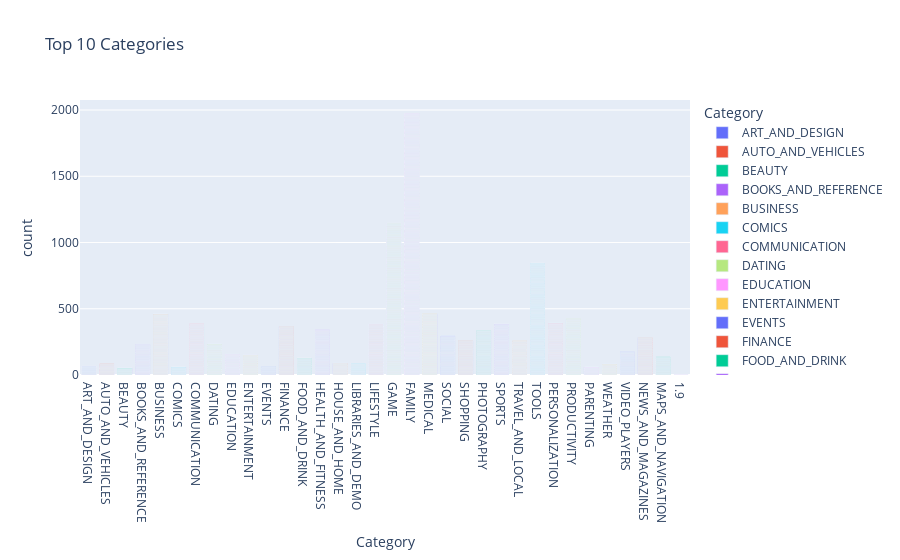

Here is the notebook cell this chart was saved with:
### Code cell
fig

### Figure 1 — Plotly figure (JSON) as saved in the notebook; plotly's stock layout.template omitted (floating-point values rounded to 4 significant figures; data arrays with more than 128 entries replaced by an {"elided": "..."} marker saying what was removed)
{"data": [{"alignmentgroup": "True", "hovertemplate": "Category=%{x}<br>count=%{y}<extra></extra>", "legendgroup": "ART_AND_DESIGN", "marker": {"color": "#636efa", "pattern": {"shape": ""}}, "name": "ART_AND_DESIGN", "offsetgroup": "ART_AND_DESIGN", "orientation": "v", "showlegend": true, "textposition": "auto", "type": "bar", "x": ["ART_AND_DESIGN", "ART_AND_DESIGN", "ART_AND_DESIGN", "ART_AND_DESIGN", "ART_AND_DESIGN", "ART_AND_DESIGN", "ART_AND_DESIGN", "ART_AND_DESIGN", "ART_AND_DESIGN", "ART_AND_DESIGN", "ART_AND_DESIGN", "ART_AND_DESIGN", "ART_AND_DESIGN", "ART_AND_DESIGN", "ART_AND_DESIGN", "ART_AND_DESIGN", "ART_AND_DESIGN", "ART_AND_DESIGN", "ART_AND_DESIGN", "ART_AND_DESIGN", "ART_AND_DESIGN", "ART_AND_DESIGN", "ART_AND_DESIGN", "ART_AND_DESIGN", "ART_AND_DESIGN", "ART_AND_DESIGN", "ART_AND_DESIGN", "ART_AND_DESIGN", "ART_AND_DESIGN", "ART_AND_DESIGN", "ART_AND_DESIGN", "ART_AND_DESIGN", "ART_AND_DESIGN", "ART_AND_DESIGN", "ART_AND_DESIGN", "ART_AND_DESIGN", "ART_AND_DESIGN", "ART_AND_DESIGN", "ART_AND_DESIGN", "ART_AND_DESIGN", "ART_AND_DESIGN", "ART_AND_DESIGN", "ART_AND_DESIGN", "ART_AND_DESIGN", "ART_AND_DESIGN", "ART_AND_DESIGN", "ART_AND_DESIGN", "ART_AND_DESIGN", "ART_AND_DESIGN", "ART_AND_DESIGN", "ART_AND_DESIGN", "ART_AND_DESIGN", "ART_AND_DESIGN", "ART_AND_DESIGN", "ART_AND_DESIGN", "ART_AND_DESIGN", "ART_AND_DESIGN", "ART_AND_DESIGN", "ART_AND_DESIGN", "ART_AND_DESIGN", "ART_AND_DESIGN", "ART_AND_DESIGN", "ART_AND_DESIGN", "ART_AND_DESIGN", "ART_AND_DESIGN"], "xaxis": "x", "y": [1, 1, 1, 1, 1, 1, 1, 1, 1, 1, 1, 1, 1, 1, 1, 1, 1, 1, 1, 1, 1, 1, 1, 1, 1, 1, 1, 1, 1, 1, 1, 1, 1, 1, 1, 1, 1, 1, 1, 1, 1, 1, 1, 1, 1, 1, 1, 1, 1, 1, 1, 1, 1, 1, 1, 1, 1, 1, 1, 1, 1, 1, 1, 1, 1], "yaxis": "y"}, {"alignmentgroup": "True", "hovertemplate": "Category=%{x}<br>count=%{y}<extra></extra>", "legendgroup": "AUTO_AND_VEHICLES", "marker": {"color": "#EF553B", "pattern": {"shape": ""}}, "name": "AUTO_AND_VEHICLES", "offsetgroup": "AUTO_AND_VEHICLES", "orientation": "v", "showlegend": true, "textposition": "auto", "type": "bar", "x": ["AUTO_AND_VEHICLES", "AUTO_AND_VEHICLES", "AUTO_AND_VEHICLES", "AUTO_AND_VEHICLES", "AUTO_AND_VEHICLES", "AUTO_AND_VEHICLES", "AUTO_AND_VEHICLES", "AUTO_AND_VEHICLES", "AUTO_AND_VEHICLES", "AUTO_AND_VEHICLES", "AUTO_AND_VEHICLES", "AUTO_AND_VEHICLES", "AUTO_AND_VEHICLES", "AUTO_AND_VEHICLES", "AUTO_AND_VEHICLES", "AUTO_AND_VEHICLES", "AUTO_AND_VEHICLES", "AUTO_AND_VEHICLES", "AUTO_AND_VEHICLES", "AUTO_AND_VEHICLES", "AUTO_AND_VEHICLES", "AUTO_AND_VEHICLES", "AUTO_AND_VEHICLES", "AUTO_AND_VEHICLES", "AUTO_AND_VEHICLES", "AUTO_AND_VEHICLES", "AUTO_AND_VEHICLES", "AUTO_AND_VEHICLES", "AUTO_AND_VEHICLES", "AUTO_AND_VEHICLES", "AUTO_AND_VEHICLES", "AUTO_AND_VEHICLES", "AUTO_AND_VEHICLES", "AUTO_AND_VEHICLES", "AUTO_AND_VEHICLES", "AUTO_AND_VEHICLES", "AUTO_AND_VEHICLES", "AUTO_AND_VEHICLES", "AUTO_AND_VEHICLES", "AUTO_AND_VEHICLES", "AUTO_AND_VEHICLES", "AUTO_AND_VEHICLES", "AUTO_AND_VEHICLES", "AUTO_AND_VEHICLES", "AUTO_AND_VEHICLES", "AUTO_AND_VEHICLES", "AUTO_AND_VEHICLES", "AUTO_AND_VEHICLES", "AUTO_AND_VEHICLES", "AUTO_AND_VEHICLES", "AUTO_AND_VEHICLES", "AUTO_AND_VEHICLES", "AUTO_AND_VEHICLES", "AUTO_AND_VEHICLES", "AUTO_AND_VEHICLES", "AUTO_AND_VEHICLES", "AUTO_AND_VEHICLES", "AUTO_AND_VEHICLES", "AUTO_AND_VEHICLES", "AUTO_AND_VEHICLES", "AUTO_AND_VEHICLES", "AUTO_AND_VEHICLES", "AUTO_AND_VEHICLES", "AUTO_AND_VEHICLES", "AUTO_AND_VEHICLES", "AUTO_AND_VEHICLES", "AUTO_AND_VEHICLES", "AUTO_AND_VEHICLES", "AUTO_AND_VEHICLES", "AUTO_AND_VEHICLES", "AUTO_AND_VEHICLES", "AUTO_AND_VEHICLES", "AUTO_AND_VEHICLES", "AUTO_AND_VEHICLES", "AUTO_AND_VEHICLES", "AUTO_AND_VEHICLES", "AUTO_AND_VEHICLES", "AUTO_AND_VEHICLES", "AUTO_AND_VEHICLES", "AUTO_AND_VEHICLES", "AUTO_AND_VEHICLES", "AUTO_AND_VEHICLES", "AUTO_AND_VEHICLES", "AUTO_AND_VEHICLES", "AUTO_AND_VEHICLES"], "xaxis": "x", "y": [1, 1, 1, 1, 1, 1, 1, 1, 1, 1, 1, 1, 1, 1, 1, 1, 1, 1, 1, 1, 1, 1, 1, 1, 1, 1, 1, 1, 1, 1, 1, 1, 1, 1, 1, 1, 1, 1, 1, 1, 1, 1, 1, 1, 1, 1, 1, 1, 1, 1, 1, 1, 1, 1, 1, 1, 1, 1, 1, 1, 1, 1, 1, 1, 1, 1, 1, 1, 1, 1, 1, 1, 1, 1, 1, 1, 1, 1, 1, 1, 1, 1, 1, 1, 1], "yaxis": "y"}, {"alignmentgroup": "True", "hovertemplate": "Category=%{x}<br>count=%{y}<extra></extra>", "legendgroup": "BEAUTY", "marker": {"color": "#00cc96", "pattern": {"shape": ""}}, "name": "BEAUTY", "offsetgroup": "BEAUTY", "orientation": "v", "showlegend": true, "textposition": "auto", "type": "bar", "x": ["BEAUTY", "BEAUTY", "BEAUTY", "BEAUTY", "BEAUTY", "BEAUTY", "BEAUTY", "BEAUTY", "BEAUTY", "BEAUTY", "BEAUTY", "BEAUTY", "BEAUTY", "BEAUTY", "BEAUTY", "BEAUTY", "BEAUTY", "BEAUTY", "BEAUTY", "BEAUTY", "BEAUTY", "BEAUTY", "BEAUTY", "BEAUTY", "BEAUTY", "BEAUTY", "BEAUTY", "BEAUTY", "BEAUTY", "BEAUTY", "BEAUTY", "BEAUTY", "BEAUTY", "BEAUTY", "BEAUTY", "BEAUTY", "BEAUTY", "BEAUTY", "BEAUTY", "BEAUTY", "BEAUTY", "BEAUTY", "BEAUTY", "BEAUTY", "BEAUTY", "BEAUTY", "BEAUTY", "BEAUTY", "BEAUTY", "BEAUTY", "BEAUTY", "BEAUTY", "BEAUTY"], "xaxis": "x", "y": [1, 1, 1, 1, 1, 1, 1, 1, 1, 1, 1, 1, 1, 1, 1, 1, 1, 1, 1, 1, 1, 1, 1, 1, 1, 1, 1, 1, 1, 1, 1, 1, 1, 1, 1, 1, 1, 1, 1, 1, 1, 1, 1, 1, 1, 1, 1, 1, 1, 1, 1, 1, 1], "yaxis": "y"}, {"alignmentgroup": "True", "hovertemplate": "Category=%{x}<br>count=%{y}<extra></extra>", "legendgroup": "BOOKS_AND_REFERENCE", "marker": {"color": "#ab63fa", "pattern": {"shape": ""}}, "name": "BOOKS_AND_REFERENCE", "offsetgroup": "BOOKS_AND_REFERENCE", "orientation": "v", "showlegend": true, "textposition": "auto", "type": "bar", "x": {"elided": "231 str values"}, "xaxis": "x", "y": {"elided": "231 int values"}, "yaxis": "y"}, {"alignmentgroup": "True", "hovertemplate": "Category=%{x}<br>count=%{y}<extra></extra>", "legendgroup": "BUSINESS", "marker": {"color": "#FFA15A", "pattern": {"shape": ""}}, "name": "BUSINESS", "offsetgroup": "BUSINESS", "orientation": "v", "showlegend": true, "textposition": "auto", "type": "bar", "x": {"elided": "460 str values"}, "xaxis": "x", "y": {"elided": "460 int values"}, "yaxis": "y"}, {"alignmentgroup": "True", "hovertemplate": "Category=%{x}<br>count=%{y}<extra></extra>", "legendgroup": "COMICS", "marker": {"color": "#19d3f3", "pattern": {"shape": ""}}, "name": "COMICS", "offsetgroup": "COMICS", "orientation": "v", "showlegend": true, "textposition": "auto", "type": "bar", "x": ["COMICS", "COMICS", "COMICS", "COMICS", "COMICS", "COMICS", "COMICS", "COMICS", "COMICS", "COMICS", "COMICS", "COMICS", "COMICS", "COMICS", "COMICS", "COMICS", "COMICS", "COMICS", "COMICS", "COMICS", "COMICS", "COMICS", "COMICS", "COMICS", "COMICS", "COMICS", "COMICS", "COMICS", "COMICS", "COMICS", "COMICS", "COMICS", "COMICS", "COMICS", "COMICS", "COMICS", "COMICS", "COMICS", "COMICS", "COMICS", "COMICS", "COMICS", "COMICS", "COMICS", "COMICS", "COMICS", "COMICS", "COMICS", "COMICS", "COMICS", "COMICS", "COMICS", "COMICS", "COMICS", "COMICS", "COMICS", "COMICS", "COMICS", "COMICS", "COMICS"], "xaxis": "x", "y": [1, 1, 1, 1, 1, 1, 1, 1, 1, 1, 1, 1, 1, 1, 1, 1, 1, 1, 1, 1, 1, 1, 1, 1, 1, 1, 1, 1, 1, 1, 1, 1, 1, 1, 1, 1, 1, 1, 1, 1, 1, 1, 1, 1, 1, 1, 1, 1, 1, 1, 1, 1, 1, 1, 1, 1, 1, 1, 1, 1], "yaxis": "y"}, {"alignmentgroup": "True", "hovertemplate": "Category=%{x}<br>count=%{y}<extra></extra>", "legendgroup": "COMMUNICATION", "marker": {"color": "#FF6692", "pattern": {"shape": ""}}, "name": "COMMUNICATION", "offsetgroup": "COMMUNICATION", "orientation": "v", "showlegend": true, "textposition": "auto", "type": "bar", "x": {"elided": "387 str values"}, "xaxis": "x", "y": {"elided": "387 int values"}, "yaxis": "y"}, {"alignmentgroup": "True", "hovertemplate": "Category=%{x}<br>count=%{y}<extra></extra>", "legendgroup": "DATING", "marker": {"color": "#B6E880", "pattern": {"shape": ""}}, "name": "DATING", "offsetgroup": "DATING", "orientation": "v", "showlegend": true, "textposition": "auto", "type": "bar", "x": {"elided": "234 str values"}, "xaxis": "x", "y": {"elided": "234 int values"}, "yaxis": "y"}, {"alignmentgroup": "True", "hovertemplate": "Category=%{x}<br>count=%{y}<extra></extra>", "legendgroup": "EDUCATION", "marker": {"color": "#FF97FF", "pattern": {"shape": ""}}, "name": "EDUCATION", "offsetgroup": "EDUCATION", "orientation": "v", "showlegend": true, "textposition": "auto", "type": "bar", "x": {"elided": "156 str values"}, "xaxis": "x", "y": {"elided": "156 int values"}, "yaxis": "y"}, {"alignmentgroup": "True", "hovertemplate": "Category=%{x}<br>count=%{y}<extra></extra>", "legendgroup": "ENTERTAINMENT", "marker": {"color": "#FECB52", "pattern": {"shape": ""}}, "name": "ENTERTAINMENT", "offsetgroup": "ENTERTAINMENT", "orientation": "v", "showlegend": true, "textposition": "auto", "type": "bar", "x": {"elided": "149 str values"}, "xaxis": "x", "y": {"elided": "149 int values"}, "yaxis": "y"}, {"alignmentgroup": "True", "hovertemplate": "Category=%{x}<br>count=%{y}<extra></extra>", "legendgroup": "EVENTS", "marker": {"color": "#636efa", "pattern": {"shape": ""}}, "name": "EVENTS", "offsetgroup": "EVENTS", "orientation": "v", "showlegend": true, "textposition": "auto", "type": "bar", "x": ["EVENTS", "EVENTS", "EVENTS", "EVENTS", "EVENTS", "EVENTS", "EVENTS", "EVENTS", "EVENTS", "EVENTS", "EVENTS", "EVENTS", "EVENTS", "EVENTS", "EVENTS", "EVENTS", "EVENTS", "EVENTS", "EVENTS", "EVENTS", "EVENTS", "EVENTS", "EVENTS", "EVENTS", "EVENTS", "EVENTS", "EVENTS", "EVENTS", "EVENTS", "EVENTS", "EVENTS", "EVENTS", "EVENTS", "EVENTS", "EVENTS", "EVENTS", "EVENTS", "EVENTS", "EVENTS", "EVENTS", "EVENTS", "EVENTS", "EVENTS", "EVENTS", "EVENTS", "EVENTS", "EVENTS", "EVENTS", "EVENTS", "EVENTS", "EVENTS", "EVENTS", "EVENTS", "EVENTS", "EVENTS", "EVENTS", "EVENTS", "EVENTS", "EVENTS", "EVENTS", "EVENTS", "EVENTS", "EVENTS", "EVENTS"], "xaxis": "x", "y": [1, 1, 1, 1, 1, 1, 1, 1, 1, 1, 1, 1, 1, 1, 1, 1, 1, 1, 1, 1, 1, 1, 1, 1, 1, 1, 1, 1, 1, 1, 1, 1, 1, 1, 1, 1, 1, 1, 1, 1, 1, 1, 1, 1, 1, 1, 1, 1, 1, 1, 1, 1, 1, 1, 1, 1, 1, 1, 1, 1, 1, 1, 1, 1], "yaxis": "y"}, {"alignmentgroup": "True", "hovertemplate": "Category=%{x}<br>count=%{y}<extra></extra>", "legendgroup": "FINANCE", "marker": {"color": "#EF553B", "pattern": {"shape": ""}}, "name": "FINANCE", "offsetgroup": "FINANCE", "orientation": "v", "showlegend": true, "textposition": "auto", "type": "bar", "x": {"elided": "366 str values"}, "xaxis": "x", "y": {"elided": "366 int values"}, "yaxis": "y"}, {"alignmentgroup": "True", "hovertemplate": "Category=%{x}<br>count=%{y}<extra></extra>", "legendgroup": "FOOD_AND_DRINK", "marker": {"color": "#00cc96", "pattern": {"shape": ""}}, "name": "FOOD_AND_DRINK", "offsetgroup": "FOOD_AND_DRINK", "orientation": "v", "showlegend": true, "textposition": "auto", "type": "bar", "x": ["FOOD_AND_DRINK", "FOOD_AND_DRINK", "FOOD_AND_DRINK", "FOOD_AND_DRINK", "FOOD_AND_DRINK", "FOOD_AND_DRINK", "FOOD_AND_DRINK", "FOOD_AND_DRINK", "FOOD_AND_DRINK", "FOOD_AND_DRINK", "FOOD_AND_DRINK", "FOOD_AND_DRINK", "FOOD_AND_DRINK", "FOOD_AND_DRINK", "FOOD_AND_DRINK", "FOOD_AND_DRINK", "FOOD_AND_DRINK", "FOOD_AND_DRINK", "FOOD_AND_DRINK", "FOOD_AND_DRINK", "FOOD_AND_DRINK", "FOOD_AND_DRINK", "FOOD_AND_DRINK", "FOOD_AND_DRINK", "FOOD_AND_DRINK", "FOOD_AND_DRINK", "FOOD_AND_DRINK", "FOOD_AND_DRINK", "FOOD_AND_DRINK", "FOOD_AND_DRINK", "FOOD_AND_DRINK", "FOOD_AND_DRINK", "FOOD_AND_DRINK", "FOOD_AND_DRINK", "FOOD_AND_DRINK", "FOOD_AND_DRINK", "FOOD_AND_DRINK", "FOOD_AND_DRINK", "FOOD_AND_DRINK", "FOOD_AND_DRINK", "FOOD_AND_DRINK", "FOOD_AND_DRINK", "FOOD_AND_DRINK", "FOOD_AND_DRINK", "FOOD_AND_DRINK", "FOOD_AND_DRINK", "FOOD_AND_DRINK", "FOOD_AND_DRINK", "FOOD_AND_DRINK", "FOOD_AND_DRINK", "FOOD_AND_DRINK", "FOOD_AND_DRINK", "FOOD_AND_DRINK", "FOOD_AND_DRINK", "FOOD_AND_DRINK", "FOOD_AND_DRINK", "FOOD_AND_DRINK", "FOOD_AND_DRINK", "FOOD_AND_DRINK", "FOOD_AND_DRINK", "FOOD_AND_DRINK", "FOOD_AND_DRINK", "FOOD_AND_DRINK", "FOOD_AND_DRINK", "FOOD_AND_DRINK", "FOOD_AND_DRINK", "FOOD_AND_DRINK", "FOOD_AND_DRINK", "FOOD_AND_DRINK", "FOOD_AND_DRINK", "FOOD_AND_DRINK", "FOOD_AND_DRINK", "FOOD_AND_DRINK", "FOOD_AND_DRINK", "FOOD_AND_DRINK", "FOOD_AND_DRINK", "FOOD_AND_DRINK", "FOOD_AND_DRINK", "FOOD_AND_DRINK", "FOOD_AND_DRINK", "FOOD_AND_DRINK", "FOOD_AND_DRINK", "FOOD_AND_DRINK", "FOOD_AND_DRINK", "FOOD_AND_DRINK", "FOOD_AND_DRINK", "FOOD_AND_DRINK", "FOOD_AND_DRINK", "FOOD_AND_DRINK", "FOOD_AND_DRINK", "FOOD_AND_DRINK", "FOOD_AND_DRINK", "FOOD_AND_DRINK", "FOOD_AND_DRINK", "FOOD_AND_DRINK", "FOOD_AND_DRINK", "FOOD_AND_DRINK", "FOOD_AND_DRINK", "FOOD_AND_DRINK", "FOOD_AND_DRINK", "FOOD_AND_DRINK", "FOOD_AND_DRINK", "FOOD_AND_DRINK", "FOOD_AND_DRINK", "FOOD_AND_DRINK", "FOOD_AND_DRINK", "FOOD_AND_DRINK", "FOOD_AND_DRINK", "FOOD_AND_DRINK", "FOOD_AND_DRINK", "FOOD_AND_DRINK", "FOOD_AND_DRINK", "FOOD_AND_DRINK", "FOOD_AND_DRINK", "FOOD_AND_DRINK", "FOOD_AND_DRINK", "FOOD_AND_DRINK", "FOOD_AND_DRINK", "FOOD_AND_DRINK", "FOOD_AND_DRINK", "FOOD_AND_DRINK", "FOOD_AND_DRINK", "FOOD_AND_DRINK", "FOOD_AND_DRINK", "FOOD_AND_DRINK", "FOOD_AND_DRINK", "FOOD_AND_DRINK"], "xaxis": "x", "y": [1, 1, 1, 1, 1, 1, 1, 1, 1, 1, 1, 1, 1, 1, 1, 1, 1, 1, 1, 1, 1, 1, 1, 1, 1, 1, 1, 1, 1, 1, 1, 1, 1, 1, 1, 1, 1, 1, 1, 1, 1, 1, 1, 1, 1, 1, 1, 1, 1, 1, 1, 1, 1, 1, 1, 1, 1, 1, 1, 1, 1, 1, 1, 1, 1, 1, 1, 1, 1, 1, 1, 1, 1, 1, 1, 1, 1, 1, 1, 1, 1, 1, 1, 1, 1, 1, 1, 1, 1, 1, 1, 1, 1, 1, 1, 1, 1, 1, 1, 1, 1, 1, 1, 1, 1, 1, 1, 1, 1, 1, 1, 1, 1, 1, 1, 1, 1, 1, 1, 1, 1, 1, 1, 1, 1, 1, 1], "yaxis": "y"}, {"alignmentgroup": "True", "hovertemplate": "Category=%{x}<br>count=%{y}<extra></extra>", "legendgroup": "HEALTH_AND_FITNESS", "marker": {"color": "#ab63fa", "pattern": {"shape": ""}}, "name": "HEALTH_AND_FITNESS", "offsetgroup": "HEALTH_AND_FITNESS", "orientation": "v", "showlegend": true, "textposition": "auto", "type": "bar", "x": {"elided": "341 str values"}, "xaxis": "x", "y": {"elided": "341 int values"}, "yaxis": "y"}, {"alignmentgroup": "True", "hovertemplate": "Category=%{x}<br>count=%{y}<extra></extra>", "legendgroup": "HOUSE_AND_HOME", "marker": {"color": "#FFA15A", "pattern": {"shape": ""}}, "name": "HOUSE_AND_HOME", "offsetgroup": "HOUSE_AND_HOME", "orientation": "v", "showlegend": true, "textposition": "auto", "type": "bar", "x": ["HOUSE_AND_HOME", "HOUSE_AND_HOME", "HOUSE_AND_HOME", "HOUSE_AND_HOME", "HOUSE_AND_HOME", "HOUSE_AND_HOME", "HOUSE_AND_HOME", "HOUSE_AND_HOME", "HOUSE_AND_HOME", "HOUSE_AND_HOME", "HOUSE_AND_HOME", "HOUSE_AND_HOME", "HOUSE_AND_HOME", "HOUSE_AND_HOME", "HOUSE_AND_HOME", "HOUSE_AND_HOME", "HOUSE_AND_HOME", "HOUSE_AND_HOME", "HOUSE_AND_HOME", "HOUSE_AND_HOME", "HOUSE_AND_HOME", "HOUSE_AND_HOME", "HOUSE_AND_HOME", "HOUSE_AND_HOME", "HOUSE_AND_HOME", "HOUSE_AND_HOME", "HOUSE_AND_HOME", "HOUSE_AND_HOME", "HOUSE_AND_HOME", "HOUSE_AND_HOME", "HOUSE_AND_HOME", "HOUSE_AND_HOME", "HOUSE_AND_HOME", "HOUSE_AND_HOME", "HOUSE_AND_HOME", "HOUSE_AND_HOME", "HOUSE_AND_HOME", "HOUSE_AND_HOME", "HOUSE_AND_HOME", "HOUSE_AND_HOME", "HOUSE_AND_HOME", "HOUSE_AND_HOME", "HOUSE_AND_HOME", "HOUSE_AND_HOME", "HOUSE_AND_HOME", "HOUSE_AND_HOME", "HOUSE_AND_HOME", "HOUSE_AND_HOME", "HOUSE_AND_HOME", "HOUSE_AND_HOME", "HOUSE_AND_HOME", "HOUSE_AND_HOME", "HOUSE_AND_HOME", "HOUSE_AND_HOME", "HOUSE_AND_HOME", "HOUSE_AND_HOME", "HOUSE_AND_HOME", "HOUSE_AND_HOME", "HOUSE_AND_HOME", "HOUSE_AND_HOME", "HOUSE_AND_HOME", "HOUSE_AND_HOME", "HOUSE_AND_HOME", "HOUSE_AND_HOME", "HOUSE_AND_HOME", "HOUSE_AND_HOME", "HOUSE_AND_HOME", "HOUSE_AND_HOME", "HOUSE_AND_HOME", "HOUSE_AND_HOME", "HOUSE_AND_HOME", "HOUSE_AND_HOME", "HOUSE_AND_HOME", "HOUSE_AND_HOME", "HOUSE_AND_HOME", "HOUSE_AND_HOME", "HOUSE_AND_HOME", "HOUSE_AND_HOME", "HOUSE_AND_HOME", "HOUSE_AND_HOME", "HOUSE_AND_HOME", "HOUSE_AND_HOME", "HOUSE_AND_HOME", "HOUSE_AND_HOME", "HOUSE_AND_HOME", "HOUSE_AND_HOME", "HOUSE_AND_HOME", "HOUSE_AND_HOME"], "xaxis": "x", "y": [1, 1, 1, 1, 1, 1, 1, 1, 1, 1, 1, 1, 1, 1, 1, 1, 1, 1, 1, 1, 1, 1, 1, 1, 1, 1, 1, 1, 1, 1, 1, 1, 1, 1, 1, 1, 1, 1, 1, 1, 1, 1, 1, 1, 1, 1, 1, 1, 1, 1, 1, 1, 1, 1, 1, 1, 1, 1, 1, 1, 1, 1, 1, 1, 1, 1, 1, 1, 1, 1, 1, 1, 1, 1, 1, 1, 1, 1, 1, 1, 1, 1, 1, 1, 1, 1, 1, 1], "yaxis": "y"}, {"alignmentgroup": "True", "hovertemplate": "Category=%{x}<br>count=%{y}<extra></extra>", "legendgroup": "LIBRARIES_AND_DEMO", "marker": {"color": "#19d3f3", "pattern": {"shape": ""}}, "name": "LIBRARIES_AND_DEMO", "offsetgroup": "LIBRARIES_AND_DEMO", "orientation": "v", "showlegend": true, "textposition": "auto", "type": "bar", "x": ["LIBRARIES_AND_DEMO", "LIBRARIES_AND_DEMO", "LIBRARIES_AND_DEMO", "LIBRARIES_AND_DEMO", "LIBRARIES_AND_DEMO", "LIBRARIES_AND_DEMO", "LIBRARIES_AND_DEMO", "LIBRARIES_AND_DEMO", "LIBRARIES_AND_DEMO", "LIBRARIES_AND_DEMO", "LIBRARIES_AND_DEMO", "LIBRARIES_AND_DEMO", "LIBRARIES_AND_DEMO", "LIBRARIES_AND_DEMO", "LIBRARIES_AND_DEMO", "LIBRARIES_AND_DEMO", "LIBRARIES_AND_DEMO", "LIBRARIES_AND_DEMO", "LIBRARIES_AND_DEMO", "LIBRARIES_AND_DEMO", "LIBRARIES_AND_DEMO", "LIBRARIES_AND_DEMO", "LIBRARIES_AND_DEMO", "LIBRARIES_AND_DEMO", "LIBRARIES_AND_DEMO", "LIBRARIES_AND_DEMO", "LIBRARIES_AND_DEMO", "LIBRARIES_AND_DEMO", "LIBRARIES_AND_DEMO", "LIBRARIES_AND_DEMO", "LIBRARIES_AND_DEMO", "LIBRARIES_AND_DEMO", "LIBRARIES_AND_DEMO", "LIBRARIES_AND_DEMO", "LIBRARIES_AND_DEMO", "LIBRARIES_AND_DEMO", "LIBRARIES_AND_DEMO", "LIBRARIES_AND_DEMO", "LIBRARIES_AND_DEMO", "LIBRARIES_AND_DEMO", "LIBRARIES_AND_DEMO", "LIBRARIES_AND_DEMO", "LIBRARIES_AND_DEMO", "LIBRARIES_AND_DEMO", "LIBRARIES_AND_DEMO", "LIBRARIES_AND_DEMO", "LIBRARIES_AND_DEMO", "LIBRARIES_AND_DEMO", "LIBRARIES_AND_DEMO", "LIBRARIES_AND_DEMO", "LIBRARIES_AND_DEMO", "LIBRARIES_AND_DEMO", "LIBRARIES_AND_DEMO", "LIBRARIES_AND_DEMO", "LIBRARIES_AND_DEMO", "LIBRARIES_AND_DEMO", "LIBRARIES_AND_DEMO", "LIBRARIES_AND_DEMO", "LIBRARIES_AND_DEMO", "LIBRARIES_AND_DEMO", "LIBRARIES_AND_DEMO", "LIBRARIES_AND_DEMO", "LIBRARIES_AND_DEMO", "LIBRARIES_AND_DEMO", "LIBRARIES_AND_DEMO", "LIBRARIES_AND_DEMO", "LIBRARIES_AND_DEMO", "LIBRARIES_AND_DEMO", "LIBRARIES_AND_DEMO", "LIBRARIES_AND_DEMO", "LIBRARIES_AND_DEMO", "LIBRARIES_AND_DEMO", "LIBRARIES_AND_DEMO", "LIBRARIES_AND_DEMO", "LIBRARIES_AND_DEMO", "LIBRARIES_AND_DEMO", "LIBRARIES_AND_DEMO", "LIBRARIES_AND_DEMO", "LIBRARIES_AND_DEMO", "LIBRARIES_AND_DEMO", "LIBRARIES_AND_DEMO", "LIBRARIES_AND_DEMO", "LIBRARIES_AND_DEMO", "LIBRARIES_AND_DEMO", "LIBRARIES_AND_DEMO"], "xaxis": "x", "y": [1, 1, 1, 1, 1, 1, 1, 1, 1, 1, 1, 1, 1, 1, 1, 1, 1, 1, 1, 1, 1, 1, 1, 1, 1, 1, 1, 1, 1, 1, 1, 1, 1, 1, 1, 1, 1, 1, 1, 1, 1, 1, 1, 1, 1, 1, 1, 1, 1, 1, 1, 1, 1, 1, 1, 1, 1, 1, 1, 1, 1, 1, 1, 1, 1, 1, 1, 1, 1, 1, 1, 1, 1, 1, 1, 1, 1, 1, 1, 1, 1, 1, 1, 1, 1], "yaxis": "y"}, {"alignmentgroup": "True", "hovertemplate": "Category=%{x}<br>count=%{y}<extra></extra>", "legendgroup": "LIFESTYLE", "marker": {"color": "#FF6692", "pattern": {"shape": ""}}, "name": "LIFESTYLE", "offsetgroup": "LIFESTYLE", "orientation": "v", "showlegend": true, "textposition": "auto", "type": "bar", "x": {"elided": "382 str values"}, "xaxis": "x", "y": {"elided": "382 int values"}, "yaxis": "y"}, {"alignmentgroup": "True", "hovertemplate": "Category=%{x}<br>count=%{y}<extra></extra>", "legendgroup": "GAME", "marker": {"color": "#B6E880", "pattern": {"shape": ""}}, "name": "GAME", "offsetgroup": "GAME", "orientation": "v", "showlegend": true, "textposition": "auto", "type": "bar", "x": {"elided": "1144 str values"}, "xaxis": "x", "y": {"elided": "1144 int values"}, "yaxis": "y"}, {"alignmentgroup": "True", "hovertemplate": "Category=%{x}<br>count=%{y}<extra></extra>", "legendgroup": "FAMILY", "marker": {"color": "#FF97FF", "pattern": {"shape": ""}}, "name": "FAMILY", "offsetgroup": "FAMILY", "orientation": "v", "showlegend": true, "textposition": "auto", "type": "bar", "x": {"elided": "1972 str values"}, "xaxis": "x", "y": {"elided": "1972 int values"}, "yaxis": "y"}, {"alignmentgroup": "True", "hovertemplate": "Category=%{x}<br>count=%{y}<extra></extra>", "legendgroup": "MEDICAL", "marker": {"color": "#FECB52", "pattern": {"shape": ""}}, "name": "MEDICAL", "offsetgroup": "MEDICAL", "orientation": "v", "showlegend": true, "textposition": "auto", "type": "bar", "x": {"elided": "463 str values"}, "xaxis": "x", "y": {"elided": "463 int values"}, "yaxis": "y"}, {"alignmentgroup": "True", "hovertemplate": "Category=%{x}<br>count=%{y}<extra></extra>", "legendgroup": "SOCIAL", "marker": {"color": "#636efa", "pattern": {"shape": ""}}, "name": "SOCIAL", "offsetgroup": "SOCIAL", "orientation": "v", "showlegend": true, "textposition": "auto", "type": "bar", "x": {"elided": "295 str values"}, "xaxis": "x", "y": {"elided": "295 int values"}, "yaxis": "y"}, {"alignmentgroup": "True", "hovertemplate": "Category=%{x}<br>count=%{y}<extra></extra>", "legendgroup": "SHOPPING", "marker": {"color": "#EF553B", "pattern": {"shape": ""}}, "name": "SHOPPING", "offsetgroup": "SHOPPING", "orientation": "v", "showlegend": true, "textposition": "auto", "type": "bar", "x": {"elided": "260 str values"}, "xaxis": "x", "y": {"elided": "260 int values"}, "yaxis": "y"}, {"alignmentgroup": "True", "hovertemplate": "Category=%{x}<br>count=%{y}<extra></extra>", "legendgroup": "PHOTOGRAPHY", "marker": {"color": "#00cc96", "pattern": {"shape": ""}}, "name": "PHOTOGRAPHY", "offsetgroup": "PHOTOGRAPHY", "orientation": "v", "showlegend": true, "textposition": "auto", "type": "bar", "x": {"elided": "335 str values"}, "xaxis": "x", "y": {"elided": "335 int values"}, "yaxis": "y"}, {"alignmentgroup": "True", "hovertemplate": "Category=%{x}<br>count=%{y}<extra></extra>", "legendgroup": "SPORTS", "marker": {"color": "#ab63fa", "pattern": {"shape": ""}}, "name": "SPORTS", "offsetgroup": "SPORTS", "orientation": "v", "showlegend": true, "textposition": "auto", "type": "bar", "x": {"elided": "384 str values"}, "xaxis": "x", "y": {"elided": "384 int values"}, "yaxis": "y"}, {"alignmentgroup": "True", "hovertemplate": "Category=%{x}<br>count=%{y}<extra></extra>", "legendgroup": "TRAVEL_AND_LOCAL", "marker": {"color": "#FFA15A", "pattern": {"shape": ""}}, "name": "TRAVEL_AND_LOCAL", "offsetgroup": "TRAVEL_AND_LOCAL", "orientation": "v", "showlegend": true, "textposition": "auto", "type": "bar", "x": {"elided": "258 str values"}, "xaxis": "x", "y": {"elided": "258 int values"}, "yaxis": "y"}, {"alignmentgroup": "True", "hovertemplate": "Category=%{x}<br>count=%{y}<extra></extra>", "legendgroup": "TOOLS", "marker": {"color": "#19d3f3", "pattern": {"shape": ""}}, "name": "TOOLS", "offsetgroup": "TOOLS", "orientation": "v", "showlegend": true, "textposition": "auto", "type": "bar", "x": {"elided": "843 str values"}, "xaxis": "x", "y": {"elided": "843 int values"}, "yaxis": "y"}, {"alignmentgroup": "True", "hovertemplate": "Category=%{x}<br>count=%{y}<extra></extra>", "legendgroup": "PERSONALIZATION", "marker": {"color": "#FF6692", "pattern": {"shape": ""}}, "name": "PERSONALIZATION", "offsetgroup": "PERSONALIZATION", "orientation": "v", "showlegend": true, "textposition": "auto", "type": "bar", "x": {"elided": "392 str values"}, "xaxis": "x", "y": {"elided": "392 int values"}, "yaxis": "y"}, {"alignmentgroup": "True", "hovertemplate": "Category=%{x}<br>count=%{y}<extra></extra>", "legendgroup": "PRODUCTIVITY", "marker": {"color": "#B6E880", "pattern": {"shape": ""}}, "name": "PRODUCTIVITY", "offsetgroup": "PRODUCTIVITY", "orientation": "v", "showlegend": true, "textposition": "auto", "type": "bar", "x": {"elided": "424 str values"}, "xaxis": "x", "y": {"elided": "424 int values"}, "yaxis": "y"}, {"alignmentgroup": "True", "hovertemplate": "Category=%{x}<br>count=%{y}<extra></extra>", "legendgroup": "PARENTING", "marker": {"color": "#FF97FF", "pattern": {"shape": ""}}, "name": "PARENTING", "offsetgroup": "PARENTING", "orientation": "v", "showlegend": true, "textposition": "auto", "type": "bar", "x": ["PARENTING", "PARENTING", "PARENTING", "PARENTING", "PARENTING", "PARENTING", "PARENTING", "PARENTING", "PARENTING", "PARENTING", "PARENTING", "PARENTING", "PARENTING", "PARENTING", "PARENTING", "PARENTING", "PARENTING", "PARENTING", "PARENTING", "PARENTING", "PARENTING", "PARENTING", "PARENTING", "PARENTING", "PARENTING", "PARENTING", "PARENTING", "PARENTING", "PARENTING", "PARENTING", "PARENTING", "PARENTING", "PARENTING", "PARENTING", "PARENTING", "PARENTING", "PARENTING", "PARENTING", "PARENTING", "PARENTING", "PARENTING", "PARENTING", "PARENTING", "PARENTING", "PARENTING", "PARENTING", "PARENTING", "PARENTING", "PARENTING", "PARENTING", "PARENTING", "PARENTING", "PARENTING", "PARENTING", "PARENTING", "PARENTING", "PARENTING", "PARENTING", "PARENTING", "PARENTING"], "xaxis": "x", "y": [1, 1, 1, 1, 1, 1, 1, 1, 1, 1, 1, 1, 1, 1, 1, 1, 1, 1, 1, 1, 1, 1, 1, 1, 1, 1, 1, 1, 1, 1, 1, 1, 1, 1, 1, 1, 1, 1, 1, 1, 1, 1, 1, 1, 1, 1, 1, 1, 1, 1, 1, 1, 1, 1, 1, 1, 1, 1, 1, 1], "yaxis": "y"}, {"alignmentgroup": "True", "hovertemplate": "Category=%{x}<br>count=%{y}<extra></extra>", "legendgroup": "WEATHER", "marker": {"color": "#FECB52", "pattern": {"shape": ""}}, "name": "WEATHER", "offsetgroup": "WEATHER", "orientation": "v", "showlegend": true, "textposition": "auto", "type": "bar", "x": ["WEATHER", "WEATHER", "WEATHER", "WEATHER", "WEATHER", "WEATHER", "WEATHER", "WEATHER", "WEATHER", "WEATHER", "WEATHER", "WEATHER", "WEATHER", "WEATHER", "WEATHER", "WEATHER", "WEATHER", "WEATHER", "WEATHER", "WEATHER", "WEATHER", "WEATHER", "WEATHER", "WEATHER", "WEATHER", "WEATHER", "WEATHER", "WEATHER", "WEATHER", "WEATHER", "WEATHER", "WEATHER", "WEATHER", "WEATHER", "WEATHER", "WEATHER", "WEATHER", "WEATHER", "WEATHER", "WEATHER", "WEATHER", "WEATHER", "WEATHER", "WEATHER", "WEATHER", "WEATHER", "WEATHER", "WEATHER", "WEATHER", "WEATHER", "WEATHER", "WEATHER", "WEATHER", "WEATHER", "WEATHER", "WEATHER", "WEATHER", "WEATHER", "WEATHER", "WEATHER", "WEATHER", "WEATHER", "WEATHER", "WEATHER", "WEATHER", "WEATHER", "WEATHER", "WEATHER", "WEATHER", "WEATHER", "WEATHER", "WEATHER", "WEATHER", "WEATHER", "WEATHER", "WEATHER", "WEATHER", "WEATHER", "WEATHER", "WEATHER", "WEATHER", "WEATHER"], "xaxis": "x", "y": [1, 1, 1, 1, 1, 1, 1, 1, 1, 1, 1, 1, 1, 1, 1, 1, 1, 1, 1, 1, 1, 1, 1, 1, 1, 1, 1, 1, 1, 1, 1, 1, 1, 1, 1, 1, 1, 1, 1, 1, 1, 1, 1, 1, 1, 1, 1, 1, 1, 1, 1, 1, 1, 1, 1, 1, 1, 1, 1, 1, 1, 1, 1, 1, 1, 1, 1, 1, 1, 1, 1, 1, 1, 1, 1, 1, 1, 1, 1, 1, 1, 1], "yaxis": "y"}, {"alignmentgroup": "True", "hovertemplate": "Category=%{x}<br>count=%{y}<extra></extra>", "legendgroup": "VIDEO_PLAYERS", "marker": {"color": "#636efa", "pattern": {"shape": ""}}, "name": "VIDEO_PLAYERS", "offsetgroup": "VIDEO_PLAYERS", "orientation": "v", "showlegend": true, "textposition": "auto", "type": "bar", "x": {"elided": "175 str values"}, "xaxis": "x", "y": {"elided": "175 int values"}, "yaxis": "y"}, {"alignmentgroup": "True", "hovertemplate": "Category=%{x}<br>count=%{y}<extra></extra>", "legendgroup": "NEWS_AND_MAGAZINES", "marker": {"color": "#EF553B", "pattern": {"shape": ""}}, "name": "NEWS_AND_MAGAZINES", "offsetgroup": "NEWS_AND_MAGAZINES", "orientation": "v", "showlegend": true, "textposition": "auto", "type": "bar", "x": {"elided": "283 str values"}, "xaxis": "x", "y": {"elided": "283 int values"}, "yaxis": "y"}, {"alignmentgroup": "True", "hovertemplate": "Category=%{x}<br>count=%{y}<extra></extra>", "legendgroup": "MAPS_AND_NAVIGATION", "marker": {"color": "#00cc96", "pattern": {"shape": ""}}, "name": "MAPS_AND_NAVIGATION", "offsetgroup": "MAPS_AND_NAVIGATION", "orientation": "v", "showlegend": true, "textposition": "auto", "type": "bar", "x": {"elided": "137 str values"}, "xaxis": "x", "y": {"elided": "137 int values"}, "yaxis": "y"}, {"alignmentgroup": "True", "hovertemplate": "Category=%{x}<br>count=%{y}<extra></extra>", "legendgroup": "1.9", "marker": {"color": "#ab63fa", "pattern": {"shape": ""}}, "name": "1.9", "offsetgroup": "1.9", "orientation": "v", "showlegend": true, "textposition": "auto", "type": "bar", "x": ["1.9"], "xaxis": "x", "y": [1], "yaxis": "y"}], "layout": {"barmode": "relative", "legend": {"title": {"text": "Category"}, "tracegroupgap": 0}, "title": {"text": "Top 10 Categories"}, "xaxis": {"anchor": "y", "categoryarray": ["ART_AND_DESIGN", "AUTO_AND_VEHICLES", "BEAUTY", "BOOKS_AND_REFERENCE", "BUSINESS", "COMICS", "COMMUNICATION", "DATING", "EDUCATION", "ENTERTAINMENT", "EVENTS", "FINANCE", "FOOD_AND_DRINK", "HEALTH_AND_FITNESS", "HOUSE_AND_HOME", "LIBRARIES_AND_DEMO", "LIFESTYLE", "GAME", "FAMILY", "MEDICAL", "SOCIAL", "SHOPPING", "PHOTOGRAPHY", "SPORTS", "TRAVEL_AND_LOCAL", "TOOLS", "PERSONALIZATION", "PRODUCTIVITY", "PARENTING", "WEATHER", "VIDEO_PLAYERS", "NEWS_AND_MAGAZINES", "MAPS_AND_NAVIGATION", "1.9"], "categoryorder": "array", "domain": [0, 1], "title": {"text": "Category"}}, "yaxis": {"anchor": "x", "domain": [0, 1], "title": {"text": "count"}}}}
